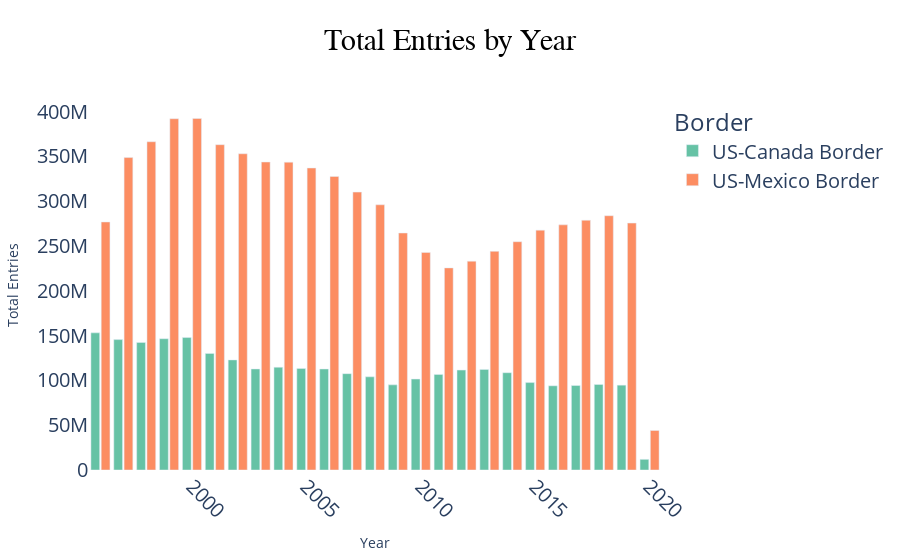

Source (notebook cell):
### Markdown cell above
<!DOCTYPE html>
<html lang="ar">
<head>
    <meta charset="UTF-8">
    <meta name="viewport" content="width=device-width, initial-scale=1.0">
    <title>الإدخالات حسب الشهر</title>
    <style>
        body {
            font-family: 'Tajawal', sans-serif;
            direction: rtl; /* النص يبدأ من اليمين لليسار */
            background-color: #f1f8e9;
            color: #333;
            margin: 0;
            padding: 20px;
        }
        .container {
            max-width: 850px;
            background: linear-gradient(135deg, #ffffff, #c8e6c9);
            padding: 25px;
            margin: auto;
            border-radius: 15px;
            box-shadow: 0 4px 15px rgba(0, 0, 0, 0.2);
            color:rgb(8, 8, 8);
        }
        h1 {
            text-align: center; /* العنوان في المنتصف */
            color: #2e7d32;
            font-size: 28px;
        }
        p {
            font-size: 18px;
            line-height: 1.8;
            text-align: right; /* تأكيد أن النص يبدأ من اليمين لليسار */
        }
    </style>
</head>
<body>
    <div class="container">
        <h1>الإدخالات حسب السنه</h1>
        <p>
          حسنا ، من الواضح أنه بين عامي 2000 و 2011 هناك اتجاه متناقص ، خاصة بالنسبة للإدخالات المكسيكية ، وفي الوقت نفسه الإدخالات الكندية أكثر استقرارا إلى حد ما. ارتفعت الإدخالات المكسيكية قليلا بعد عام 2012 ولكن يبدو أنها تباطأت في عام 2019 ، ولا يمكننا التحدث عن عام 2020 حتى الآن نظرا لعدم وجود بيانات كافية
        </p>
    </div>
</body>
</html>

### Code cell
# تحضير البيانات كما في الكود السابق
year_data = data.groupby(['Year', 'Border'])['Total Entries'].agg(['sum']).reset_index().rename(columns={'sum': 'Total Entries'})

# رسم البيانات باستخدام Plotly مع تخصيص الألوان لزيادة الوضوح
fig = px.bar(year_data, x='Year', y='Total Entries', color='Border', 
             title='Total Entries by Year', 
             labels={'Total Entries': 'Total Entries', 'Year': 'Year'}, 
             color_discrete_sequence=px.colors.qualitative.Set2)  # لوحة ألوان متباينة وواضحة

# تحسين العرض وجعل الرسمة أكثر وضوحًا
fig.update_layout(
    title=dict(text='Total Entries by Year', font=dict(size=30, family='Arial', color='black'), x=0.5),
    xaxis_title="Year",
    yaxis_title="Total Entries",
    xaxis=dict(tickfont=dict(size=20), tickangle=45),  # تكبير حجم الخط على المحور X
    yaxis=dict(tickfont=dict(size=20)),  # تكبير حجم الخط على المحور Y
    legend=dict(font=dict(size=20)),  # تغيير حجم الخط في الأسطورة
    plot_bgcolor='white',  # خلفية بيضاء لتحسين وضوح الرسم
    barmode='group',  # عرض الأعمدة بشكل مجموعات
    bargap=0.1,  # تقليل المسافة بين الأعمدة
    bargroupgap=0.15  # تقليل المسافة بين مجموعات الأعمدة
)

# عرض الرسم
fig.show()

### Figure 1 — Plotly figure (JSON) as saved in the notebook; plotly's stock layout.template omitted (floating-point values rounded to 4 significant figures)
{"data": [{"alignmentgroup": "True", "hovertemplate": "Border=US-Canada Border<br>Year=%{x}<br>Total Entries=%{y}<extra></extra>", "legendgroup": "US-Canada Border", "marker": {"color": "rgb(102,194,165)", "pattern": {"shape": ""}}, "name": "US-Canada Border", "offsetgroup": "US-Canada Border", "orientation": "v", "showlegend": true, "textposition": "auto", "type": "bar", "x": [1996, 1997, 1998, 1999, 2000, 2001, 2002, 2003, 2004, 2005, 2006, 2007, 2008, 2009, 2010, 2011, 2012, 2013, 2014, 2015, 2016, 2017, 2018, 2019, 2020], "xaxis": "x", "y": [153038903, 145512710, 142291790, 146497328, 147789673, 130092391, 122832695, 112738414, 114695622, 113243701, 112707996, 107491421, 103980803, 95001517, 101469642, 106684911, 111504252, 112236211, 108567839, 97556562, 93951778, 94268274, 95414333, 94662104, 11896531], "yaxis": "y"}, {"alignmentgroup": "True", "hovertemplate": "Border=US-Mexico Border<br>Year=%{x}<br>Total Entries=%{y}<extra></extra>", "legendgroup": "US-Mexico Border", "marker": {"color": "rgb(252,141,98)", "pattern": {"shape": ""}}, "name": "US-Mexico Border", "offsetgroup": "US-Mexico Border", "orientation": "v", "showlegend": true, "textposition": "auto", "type": "bar", "x": [1996, 1997, 1998, 1999, 2000, 2001, 2002, 2003, 2004, 2005, 2006, 2007, 2008, 2009, 2010, 2011, 2012, 2013, 2014, 2015, 2016, 2017, 2018, 2019, 2020], "xaxis": "x", "y": [276751448, 348661488, 366296614, 391959396, 392231869, 362991511, 352870123, 343654239, 343524676, 336990567, 327588026, 310095754, 295921230, 264450245, 242776894, 225541089, 232999664, 243982227, 254746277, 267663436, 273532405, 278703002, 283743197, 275538145, 44087188], "yaxis": "y"}], "layout": {"bargap": 0.1, "bargroupgap": 0.15, "barmode": "group", "legend": {"font": {"size": 20}, "title": {"text": "Border"}, "tracegroupgap": 0}, "plot_bgcolor": "white", "title": {"font": {"color": "black", "family": "Arial", "size": 30}, "text": "Total Entries by Year", "x": 0.5}, "xaxis": {"anchor": "y", "domain": [0, 1], "tickangle": 45, "tickfont": {"size": 20}, "title": {"text": "Year"}}, "yaxis": {"anchor": "x", "domain": [0, 1], "tickfont": {"size": 20}, "title": {"text": "Total Entries"}}}}
